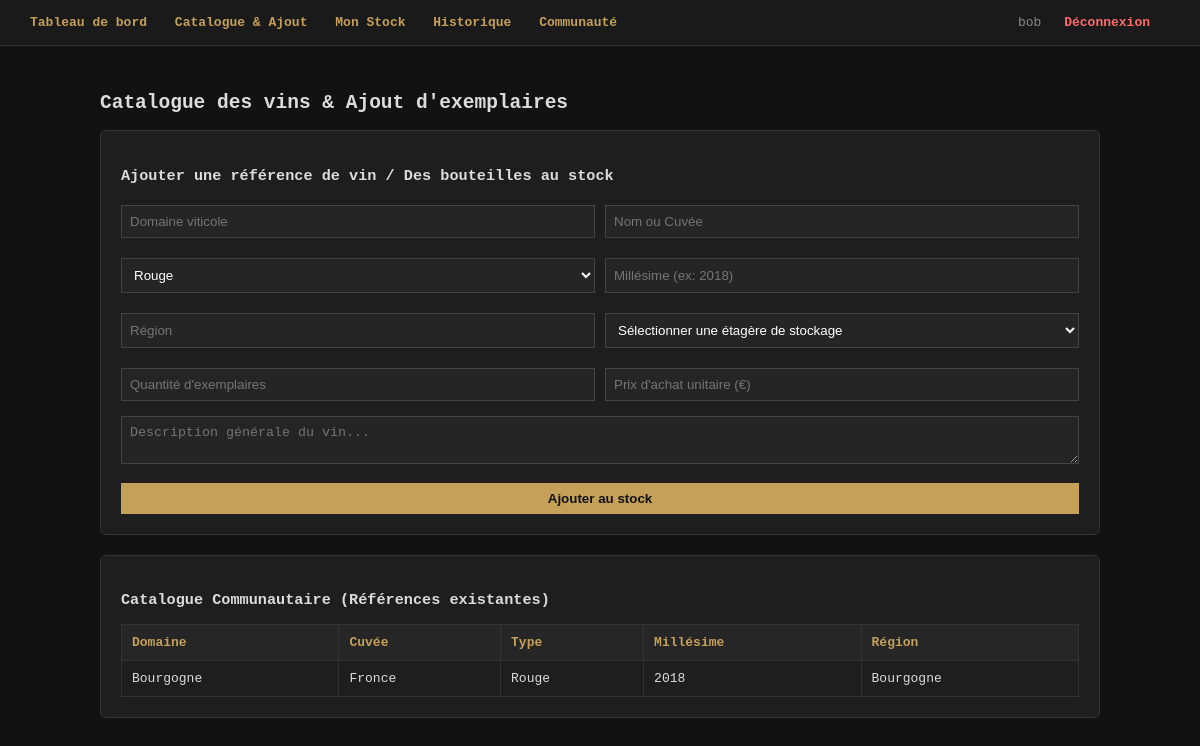
Page /catalog (signed in) on the earlier database version.
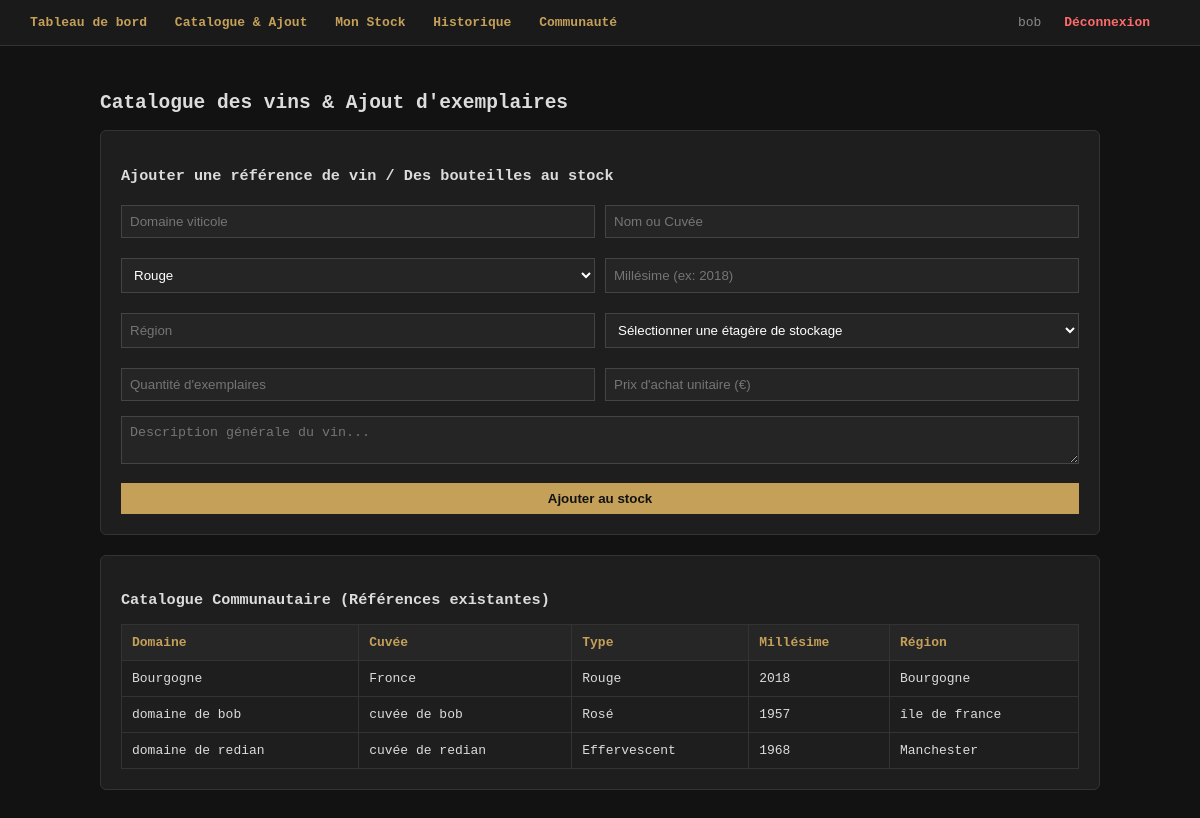
Same page on the later database version.
### tables this page shows
CREATE TABLE vin_ref (
                id INTEGER PRIMARY KEY AUTOINCREMENT,
                domaine TEXT NOT NULL,
                nom TEXT NOT NULL,
                type TEXT NOT NULL,
                millesime INTEGER NOT NULL,
                region TEXT NOT NULL,
                description TEXT
            );

### app.py (the view)
@app.route('/catalog')
def catalog():
    if 'user_id' not in session:
        return redirect(url_for('index'))
    conn = get_db()
    cursor = conn.cursor()
    cursor.execute("SELECT * FROM vin_ref")
    vins = cursor.fetchall()
    cursor.execute("SELECT id FROM cave WHERE utilisateur_id = ?", (session['user_id'],))
    cave = cursor.fetchone()
    etageres = []
    if cave:
        cursor.execute("SELECT * FROM etagere WHERE cave_id = ?", (cave['id'],))
        etageres = cursor.fetchall()
    conn.close()
    return render_template('catalog.html', vins=vins, etageres=etageres)

### app.py (called while the page is built)
def get_db(): # Récupération de la base de donnée
    conn = sqlite3.connect(DB_NAME)
    conn.row_factory = sqlite3.Row
    return conn

### templates/catalog.html (shortened to what this page needs)
{% extends "base.html" %}
{% block content %}
<h2>Catalogue des vins & Ajout d'exemplaires</h2>
<div class="card">
    <h3>Ajouter une référence de vin / Des bouteilles au stock</h3>
    <form method="POST" action="/vin/add">
        <div style="display:grid; grid-template-columns: 1fr 1fr; gap:10px;">
            <input type="text" name="domaine" placeholder="Domaine viticole" required>
            <input type="text" name="nom" placeholder="Nom ou Cuvée" required>
            <select name="type" required>
                <option value="Rouge">Rouge</option>
            </select>
            <input type="number" name="millesime" placeholder="Millésime (ex: 2018)" required>
            <input type="text" name="region" placeholder="Région" required>
            <select name="etagere_id" required>
                <option value="">Sélectionner une étagère de stockage</option>
            </select>
            <input type="number" name="quantite" placeholder="Quantité d'exemplaires" min="1" required>
            <input type="number" step="0.01" name="prix_achat" placeholder="Prix d'achat unitaire (€)" required>
        </div>
        <textarea name="description" placeholder="Description générale du vin..." rows="2" style="margin-top:10px;"></textarea>
        <button type="submit" style="margin-top:10px; width:100%;">Ajouter au stock</button>
    </form>
</div>
<div class="card">
    <h3>Catalogue Communautaire (Références existantes)</h3>
    <table>
        <tr><th>Domaine</th><th>Cuvée</th><th>Type</th><th>Millésime</th><th>Région</th></tr>
        {% for v in vins %}
        <tr>
            <td>{{ v.domaine }}</td>
            <td>{{ v.nom }}</td>
            <td>{{ v.type }}</td>
            <td>{{ v.millesime }}</td>
            <td>{{ v.region }}</td>
        </tr>
        {% else %}
        <tr><td colspan="5" style="text-align:center; color:#777;">Aucun vin enregistré dans le catalogue.</td></tr>
        {% endfor %}
    </table>
</div>
{% endblock %}

Differences in the rows shown:
added vin_ref: domaine "domaine de bob", nom "cuvée de bob", type "Rosé", millesime "1957", region "île de france"
added vin_ref: domaine "domaine de redian", nom "cuvée de redian", type "Effervescent", millesime "1968", region "Manchester"
